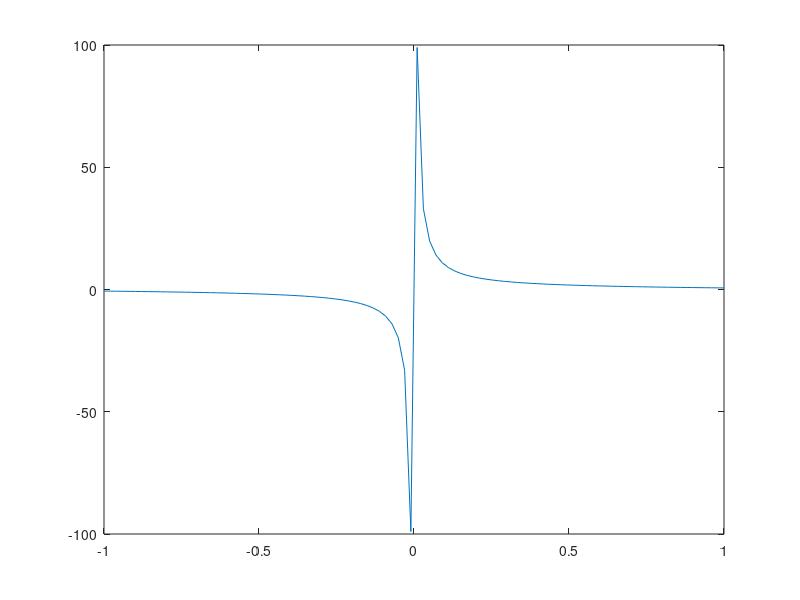

MATLAB code for this plot:
% Regression test function (black blox) for FreeMat v4.0.0
% This function is autogenerated by helpgen.
function bbtest_success = bbtest_cot
  bbtest_success = 1;
NumErrors = 0;
try
  t = linspace(-1,1);

catch
  NumErrors = NumErrors + 1;
end
try
  plot(t,cot(t))

catch
  NumErrors = NumErrors + 1;
end
try
  mprint('cotplot');

catch
  NumErrors = NumErrors + 1;
end
if (NumErrors ~= 0) bbtest_success = 0; return; end
